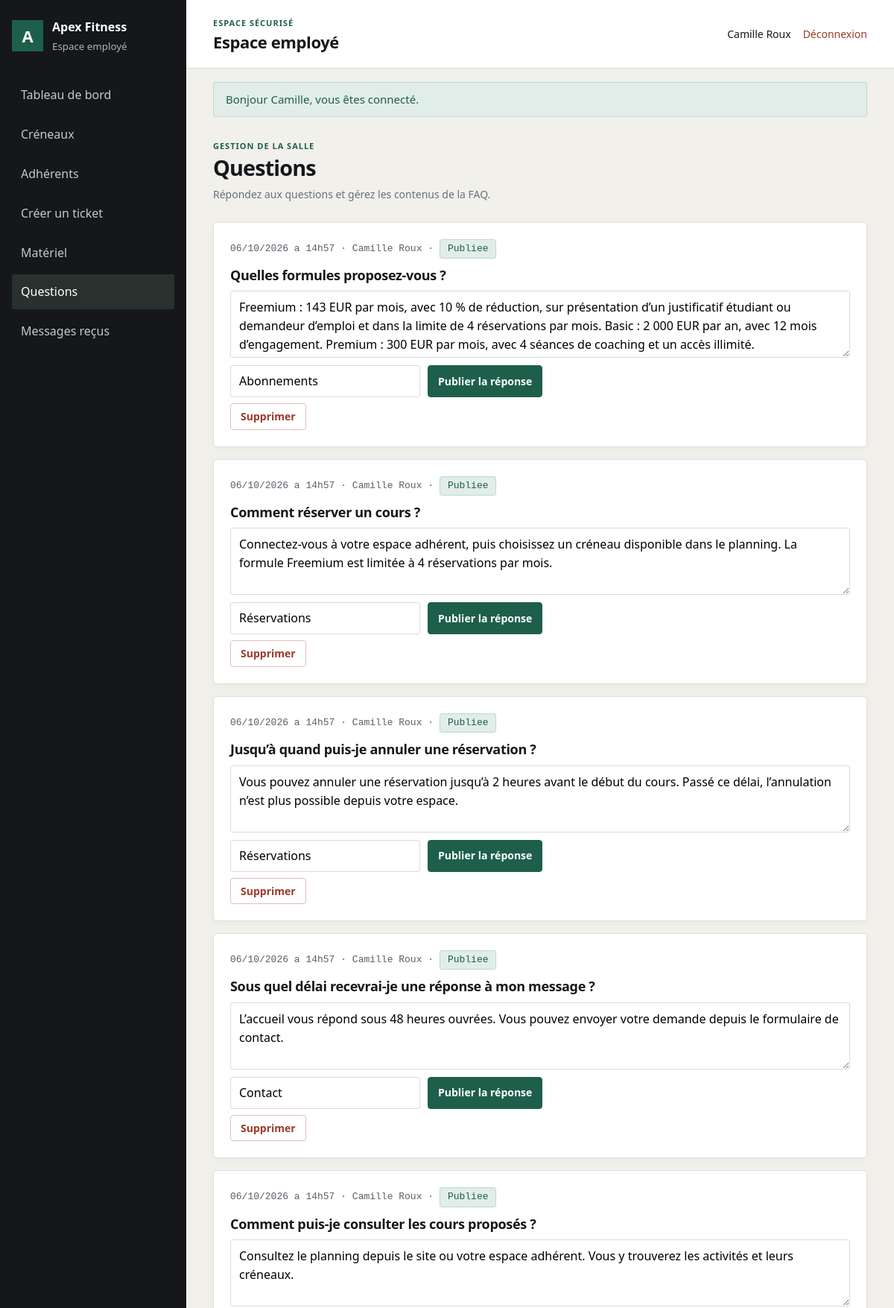
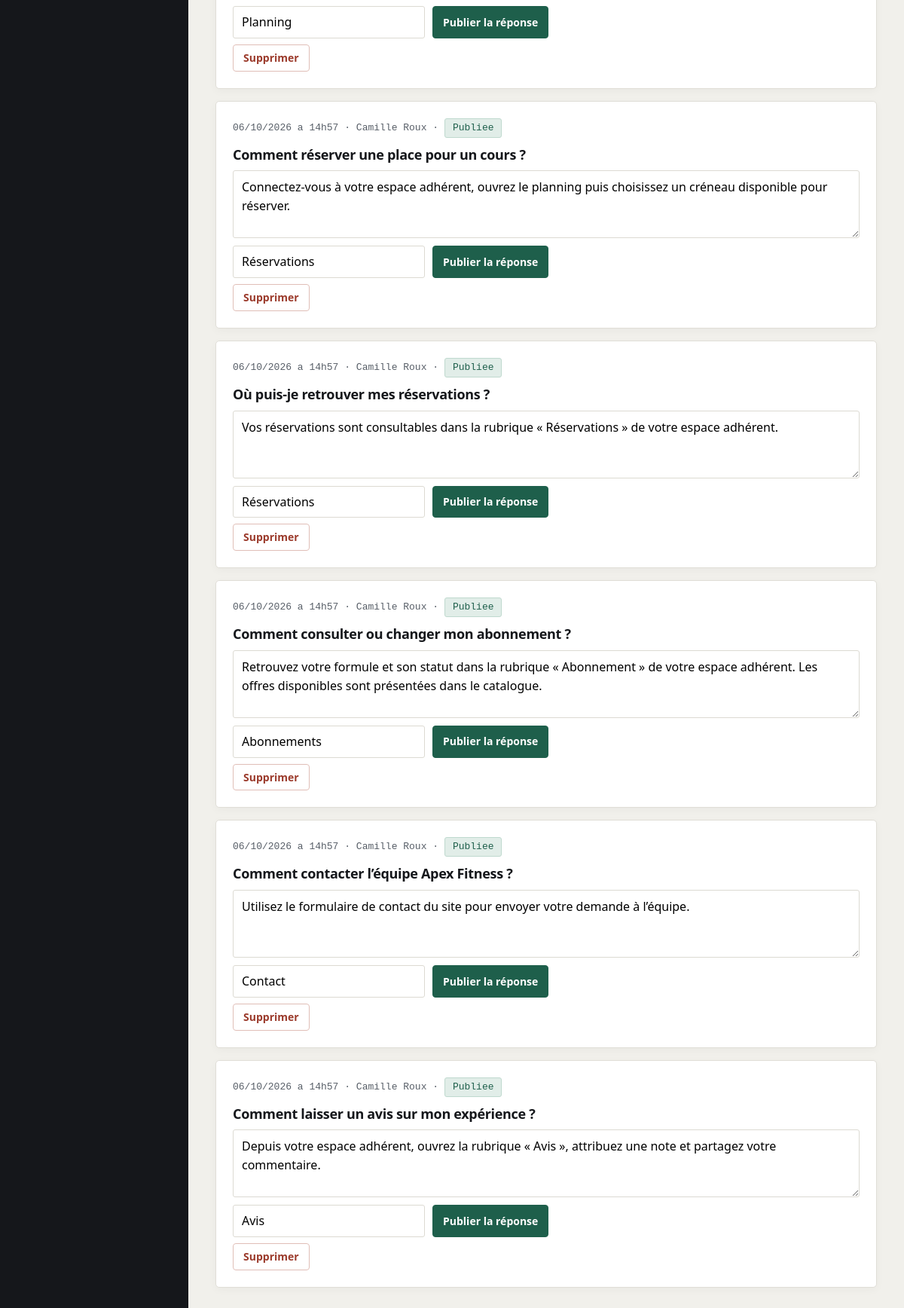
The page /index.php?route=employe/espace.php&onglet=faq (signed in) on the database its author committed (2 pictures, top to bottom).
### tables this page shows
CREATE TABLE utilisateur (
  NumUsers           INT AUTO_INCREMENT PRIMARY KEY,
  nomUsers           VARCHAR(60)  NOT NULL,
  prenomUsers        VARCHAR(60)  NOT NULL,
  mailUsers          VARCHAR(150) NOT NULL UNIQUE,
  telUsers           VARCHAR(20),
  passwordUsers      VARCHAR(255) NOT NULL,
  Date_CreationUsers DATETIME NOT NULL DEFAULT CURRENT_TIMESTAMP
);

CREATE TABLE faq (
  NumInteraction INT PRIMARY KEY,
  question       TEXT NOT NULL,
  reponse        TEXT,
  statut_faq     VARCHAR(20) NOT NULL DEFAULT 'En attente',
  categorie      VARCHAR(80) NOT NULL DEFAULT 'General',
  FOREIGN KEY (NumInteraction) REFERENCES interaction_adherent(NumInteraction) ON DELETE CASCADE
);

CREATE TABLE interaction_adherent (
  NumInteraction   INT AUTO_INCREMENT PRIMARY KEY,
  date_interaction DATETIME NOT NULL DEFAULT CURRENT_TIMESTAMP,
  type_interaction ENUM('AVIS','FAQ') NOT NULL,
  NumUsers         INT NOT NULL,
  FOREIGN KEY (NumUsers) REFERENCES adherent(NumUsers) ON DELETE CASCADE
);

### public/index.php (called while the page is built, shortened)
<?php
require_once __DIR__ . '/../config/function.php';
$requestPath = parse_url($_SERVER['REQUEST_URI'] ?? '/', PHP_URL_PATH);
$queryRoute = $_GET['route'] ?? null;
$requestPath = rawurldecode($requestPath);
$route = $queryRoute !== null ? rawurldecode($queryRoute) : trim($requestPath, '/');
$page = realpath(__DIR__ . '/' . $pages[$route]);
require $page;

### config/function.php (called while the page is built, shortened)
<?php
function db(): PDO
{
    static $pdo = null;
    if ($pdo === null) {
        $dsn = sprintf('mysql:host=%s;port=%d;dbname=%s;charset=utf8mb4', DB_HOST, DB_PORT, DB_NAME);
        try {
            $pdo = new PDO($dsn, DB_USER, DB_PASS, [
                PDO::ATTR_ERRMODE => PDO::ERRMODE_EXCEPTION,
                PDO::ATTR_DEFAULT_FETCH_MODE => PDO::FETCH_ASSOC,
                PDO::ATTR_EMULATE_PREPARES => false,
            ]);
        } catch (PDOException $exception) {
            http_response_code(500);
            exit('Connexion à la base impossible. Vérifiez config/config.php. Détail : ' . $exception->getMessage());
        }
    }
    return $pdo;
}
function e(?string $value): string
{
    return htmlspecialchars((string) $value, ENT_QUOTES | ENT_SUBSTITUTE, 'UTF-8');
}
function url(string $path): string
{
    $base = APP_BASE;
    if ($base === '') {
        $publicRoot = realpath(__DIR__ . '/../public');
        $webRoot = isset($_SERVER['DOCUMENT_ROOT']) ? realpath($_SERVER['DOCUMENT_ROOT']) : false;
        if ($publicRoot !== false && $webRoot !== false) {
            $webRoot = rtrim($webRoot, DIRECTORY_SEPARATOR);
        }
    }
    $base = rtrim($base, '/');
    $urlParts = parse_url($path);
    $route = ltrim($urlParts['path'] ?? '', '/');
    $query = [];
    if (isset($urlParts['query'])) {
        parse_str($urlParts['query'], $query);
    }
    if ($route === '') {
        return $base . '/';
    }
    if (str_starts_with($route, 'assets/')) {
        $assetUrl = $base . '/' . $route;
        return $assetUrl . (isset($urlParts['query']) ? '?' . $urlParts['query'] : '');
    }
    return $base . '/index.php?' . http_build_query(['route' => $route] + $query);
}
function flashs(): array
{
    $messages = $_SESSION['flash'] ?? [];
    return $messages;
}
function dateFr(?string $date, bool $withTime = false): string
{
    return date($withTime ? 'd/m/Y \a\ H\hi' : 'd/m/Y', strtotime($date));
}
function connecte(): bool
{
    return isset($_SESSION['user']);
}
function utilisateur(): ?array
{
    return $_SESSION['user'] ?? null;
}
function a_role(string $role): bool
{
    return connecte() && in_array($role, $_SESSION['user']['roles'], true);
}
function fonction_employe(?int $numUsers = null): ?string
{
    $numUsers ??= (int) utilisateur()['NumUsers'];
    $query = db()->prepare(
        'SELECT f.libellefonc
         FROM employe e JOIN fonction f ON f.Numfonc = e.Numfonc
         WHERE e.NumUsers = ?'
    );
    $query->execute([$numUsers]);
    return $query->fetchColumn() ?: null;
}
function est_technicien_maintenance(): bool
{
    return a_role('EMPLOYE') && fonction_employe() === 'Technicien maintenance';
}

### faq/controller/FaqController.php (called while the page is built, shortened)
<?php
require_once __DIR__ . '/../model/FaqDomain.php';
final class FaqController
{
    private Faq $faq;
    public function __construct(?Faq $faq = null)
    {
        $this->faq = $faq ?? new Faq();
    }
    public function questions(): array
    {
        return $this->faq->toutes();
    }
}

### interaction_adherent/model/interaction_adherent.php (called while the page is built, shortened)
<?php
require_once __DIR__ . '/../../config/function.php';
class InteractionAdherent
{
    public function __construct(int $numUtilisateur, string $typeInteraction, ?PDO $pdo = null)
    {
        $this->pdo = $pdo ?? db();
    }
}

### faq/model/FaqDomain.php (called while the page is built, shortened)
<?php
require_once __DIR__ . '/../../interaction_adherent/model/interaction_adherent.php';
final class Faq extends InteractionAdherent
{
    public function toutes(): array
    {
        return $this->pdo->query(
            'SELECT f.*, i.date_interaction, u.nomUsers, u.prenomUsers
             FROM faq f
             JOIN interaction_adherent i ON i.NumInteraction = f.NumInteraction
             LEFT JOIN utilisateur u ON u.NumUsers = i.NumUsers
             ORDER BY (f.statut_faq = \'En attente\') DESC, i.date_interaction DESC'
        )->fetchAll();
    }
}

### employe/espace.php (the view, shortened to what this page needs)
<?php
require_once __DIR__ . '/../config/function.php';
require_once __DIR__ . '/../faq/controller/FaqController.php';
$onglet = $_GET['onglet'] ?? 'tableau';
$pdo    = db();
$faq = new FaqController();
$maintenance = est_technicien_maintenance();
$pdo->exec(
  'CREATE TABLE IF NOT EXISTS intervention (
    Numintervention INT AUTO_INCREMENT PRIMARY KEY,
    date_intervention DATETIME NOT NULL DEFAULT CURRENT_TIMESTAMP,
    commentaire TEXT NULL,
    Nummaint INT NOT NULL,
    NumUsers INT NOT NULL,
    Numstatut INT NOT NULL,
    FOREIGN KEY (Nummaint) REFERENCES demande_maintenance(Nummaint) ON DELETE CASCADE,
    FOREIGN KEY (NumUsers) REFERENCES employe(NumUsers),
    FOREIGN KEY (Numstatut) REFERENCES statut_maintenance(Numstatut)
  ) ENGINE=InnoDB'
);
$stats = [
    'adherents' => (int) $pdo->query(
    "SELECT COUNT(*) FROM adherent WHERE Date_finadh IS NULL OR Date_finadh >= CURDATE()"
  )->fetchColumn(),
    'reservations' => (int) $pdo->query(
        "SELECT COUNT(*) FROM reservation r JOIN activite a ON a.Numactivite=r.Numactivite
         WHERE DATE(a.date_heure_debut)=CURDATE() AND r.statut_reservation<>'Annulee'"
    )->fetchColumn(),
    'creneaux' => (int) $pdo->query(
        'SELECT COUNT(*) FROM activite WHERE DATE(date_heure_debut)=CURDATE()'
    )->fetchColumn(),
    'dispo' => (int) $pdo->query(
        "SELECT COUNT(*) FROM equipement e JOIN statut s ON s.Numstatut=e.Numstatut WHERE s.libelle_statut='Disponible'")->fetchColumn(),
    'maint' => (int) $pdo->query(
        "SELECT COUNT(*) FROM equipement e JOIN statut s ON s.Numstatut=e.Numstatut WHERE s.libelle_statut='Maintenance'")->fetchColumn(),
    'hs' => (int) $pdo->query(
        "SELECT COUNT(*) FROM equipement e JOIN statut s ON s.Numstatut=e.Numstatut WHERE s.libelle_statut='Hors service'")->fetchColumn(),
];
$remplissage = $pdo->query(
  "SELECT a.*, a.titre AS libelleact,
      (SELECT COUNT(*) FROM reservation r
       WHERE r.Numactivite = a.Numactivite AND r.statut_reservation <> 'Annulee') AS places_prises
   FROM activite a
   WHERE DATE(a.date_heure_debut) = CURDATE()
   ORDER BY a.date_heure_debut"
)->fetchAll();
$adherents = $pdo->query(
  "SELECT ad.*, u.nomUsers, u.prenomUsers, u.mailUsers, u.telUsers,
      CASE WHEN ad.Date_finadh IS NULL OR ad.Date_finadh >= CURDATE()
         THEN 'Actif' ELSE 'Expire' END AS statut_adherent,
      (SELECT abo.libelle_abo
       FROM souscrire su
       JOIN abonnement abo ON abo.Numabo = su.Numabo
       WHERE su.NumUsers = ad.NumUsers AND su.statut_souscription = 'En cours'
       ORDER BY su.date_debut DESC LIMIT 1) AS libelle_abo
   FROM adherent ad
   JOIN utilisateur u ON u.NumUsers = ad.NumUsers
   ORDER BY u.nomUsers, u.prenomUsers"
)->fetchAll();
$questionsFaq = $faq->questions();
$employeUser = utilisateur();
$flashMessages = flashs();
$titresOnglets = [
  'tableau' => 'Tableau de bord',
  'creneaux' => 'Créneaux',
  'adherents' => 'Adhérents',
  'creer-ticket' => 'Créer un ticket',
  'materiel' => 'Matériel',
  'maintenance' => 'Gestion des tickets',
  'faq' => 'Questions',
  'messages' => 'Messages reçus',
];
?>
<!DOCTYPE html>
<html lang="fr">
<head>
  <link rel="stylesheet" href="<?= e(url('assets/css/style.css')) ?>">
  <link rel="stylesheet" href="<?= e(url('assets/css/pages/admin.css')) ?>">
</head>
<body class="admin-page employee-page">
<div class="admin-shell">
  <aside class="admin-sidebar">
    <a class="admin-brand" href="<?= e(url('employe/espace.php?onglet=' . ($maintenance ? 'maintenance' : 'tableau'))) ?>">
      <span class="admin-brand-mark">A</span>
      <span><strong>Apex Fitness</strong><small><?= $maintenance ? 'Maintenance' : 'Espace employé' ?></small></span>
    </a>
    <nav class="admin-navigation" aria-label="<?= $maintenance ? 'Menu maintenance' : 'Menu employé' ?>">
      <?php foreach ($titresOnglets as $cle => $lib): ?>
        <?php if (($maintenance && $cle !== 'maintenance') || (!$maintenance && $cle === 'maintenance')) continue; ?>
        <a href="<?= e(url('employe/espace.php?onglet=' . $cle)) ?>" <?= $onglet === $cle ? 'aria-current="page"' : '' ?>><?= e($lib) ?></a>
      <?php endforeach; ?>
    </nav>
  </aside>
  <div class="admin-main">
    <div class="admin-topbar">
      <div>
        <p class="admin-eyebrow">ESPACE SÉCURISÉ</p>
        <h1><?= $maintenance ? 'Maintenance' : 'Espace employé' ?></h1>
      </div>
      <div class="admin-account">
        <span><?= e(($employeUser['prenomUsers'] ?? '') . ' ' . ($employeUser['nomUsers'] ?? '')) ?></span>
        <a href="<?= e(url('utilisateur/deconnexion.php')) ?>">Déconnexion</a>
      </div>
    </div>
    <?php if ($flashMessages): ?>
      <div class="admin-flashes">
        <?php foreach ($flashMessages as $message): ?>
          <p class="flash flash-<?= e($message['type']) ?>"><?= e($message['message']) ?></p>
        <?php endforeach; ?>
      </div>
    <?php endif; ?>
    <main class="admin-content">
      <div class="admin-heading">
        <div>
          <p class="admin-eyebrow"><?= $maintenance ? 'SUIVI DES INTERVENTIONS' : 'GESTION DE LA SALLE' ?></p>
          <h2><?= e($titresOnglets[$onglet] ?? 'Espace employé') ?></h2>
          <p class="employee-page-description"><?= e([
            'tableau' => 'Retrouvez en un coup d’œil les indicateurs et l’activité du club aujourd’hui.',
            'creneaux' => 'Planifiez les séances et consultez leur occupation.',
            'adherents' => 'Consultez les informations et le statut des adhérents.',
            'creer-ticket' => 'Signalez un problème matériel à l’équipe de maintenance.',
            'materiel' => 'Consultez l’inventaire et suivez les tickets que vous avez signalés.',
            'maintenance' => 'Suivez les demandes et consignez chaque intervention.',
            'faq' => 'Répondez aux questions et gérez les contenus de la FAQ.',
            'messages' => 'Consultez les échanges et répondez aux adhérents.',
          ][$onglet] ?? '') ?></p>
        </div>
      </div>
<?php if ($onglet === 'tableau'): ?>
  <div class="compteurs">
    <div class="compteur"><div class="v"><?= $stats['adherents'] ?></div><div class="k">adhérents actifs</div></div>
    <div class="compteur"><div class="v"><?= $stats['reservations'] ?></div><div class="k">réservations aujourd'hui</div></div>
    <div class="compteur"><div class="v"><?= $stats['creneaux'] ?></div><div class="k">créneaux aujourd'hui</div></div>
    <div class="compteur"><div class="v"><?= $stats['dispo'] ?></div><div class="k">matériel disponible</div></div>
    <div class="compteur warn"><div class="v"><?= $stats['maint'] ?></div><div class="k">en maintenance</div></div>
    <div class="compteur bad"><div class="v"><?= $stats['hs'] ?></div><div class="k">hors service</div></div>
  </div>
  <div class="barres">
    <h2 style="font-size:17px">Taux de remplissage du jour</h2>
    <?php if (!$remplissage): ?>
      <p class="muted">Aucun créneau programmé aujourd'hui.</p>
    <?php else: foreach ($remplissage as $r):
        $pct = $r['capacite_max'] > 0 ? round($r['places_prises'] / $r['capacite_max'] * 100) : 0; ?>
      <div class="barre">
        <span><?= e($r['libelleact']) ?></span>
        <span class="piste"><span class="part" style="width:<?= $pct ?>%"></span></span>
        <span class="n"><?= (int) $r['places_prises'] ?>/<?= (int) $r['capacite_max'] ?></span>
      </div>
    <?php endforeach; endif; ?>
  </div>
<?php elseif ($onglet === 'creneaux'): ?>
  <?php $mode = 'employe'; require __DIR__ . '/../planning/view/planning.php'; ?>
<?php elseif ($onglet === 'messages'): ?>
  <?php require __DIR__ . '/../message_contact/view/admin-messages.php'; ?>
<?php else: ?>
  <?php if (!$questionsFaq): ?>
    <div class="vide">Aucune question posée pour le moment.</div>
  <?php else: foreach ($questionsFaq as $q): ?>
    <article class="carte" style="margin-bottom:14px">
      <p class="mono">
        <?= dateFr($q['date_interaction'], true) ?> &middot;
        <?= $q['nomUsers'] ? e($q['prenomUsers'] . ' ' . $q['nomUsers']) : 'Rédaction interne' ?> &middot;
        <span class="tag <?= $q['statut_faq'] === 'Publiee' ? 'tag-ok' : 'tag-warn' ?>"><?= e($q['statut_faq']) ?></span>
      </p>
      <h3><?= e($q['question']) ?></h3>
      <form method="post" style="display:grid;gap:10px;margin-top:10px">
        <textarea name="reponse" placeholder="Rédigez la réponse publiée sur la page FAQ"
                  style="min-height:90px;padding:9px 11px;border:1px solid #DCDAD2;border-radius:3px"><?= e($q['reponse'] ?? '') ?></textarea>
        <div style="display:flex;gap:10px;flex-wrap:wrap">
          <input type="text" name="categorie" value="<?= e($q['categorie']) ?>" placeholder="Catégorie"
                 style="padding:8px 11px;border:1px solid #DCDAD2;border-radius:3px">
          <button class="btn btn-sm btn-vert" type="submit">Publier la réponse</button>
        </div>
      </form>
      <form method="post" style="margin-top:8px">
        <button class="btn btn-sm btn-danger" type="submit" data-confirme="Supprimer cette question ?">Supprimer</button>
      </form>
    </article>
  <?php endforeach; endif; ?>
<?php endif; ?>
    </main>
  </div>
</div>
</body>
</html>

### rows shown on the page
utilisateur: prenomUsers+nomUsers "Camille Roux"
faq: NumInteraction.date_interaction "06/10/2026 a 14h57", utilisateur.prenomUsers+nomUsers "Camille Roux", statut_faq "Publiee", question "Quelles formules proposez-vous ?", reponse "Freemium : 143 EUR par mois, avec 10 % de réduction, sur présentation d’un justificatif étudiant ou demandeur d’emploi et dans la limite de 4 réservations par mois. Basic : 2 000 EUR par an, avec 12 mois d’engagement. Premium : 300 EUR par mois, avec 4 séances de coaching et un accès illimité.", categorie "Abonnements"
faq: NumInteraction.date_interaction "06/10/2026 a 14h57", utilisateur.prenomUsers+nomUsers "Camille Roux", statut_faq "Publiee", question "Comment réserver un cours ?", reponse "Connectez-vous à votre espace adhérent, puis choisissez un créneau disponible dans le planning. La formule Freemium est limitée à 4 réservations par mois.", categorie "Réservations"
faq: NumInteraction.date_interaction "06/10/2026 a 14h57", utilisateur.prenomUsers+nomUsers "Camille Roux", statut_faq "Publiee", question "Jusqu’à quand puis-je annuler une réservation ?", reponse "Vous pouvez annuler une réservation jusqu’à 2 heures avant le début du cours. Passé ce délai, l’annulation n’est plus possible depuis votre espace.", categorie "Réservations"
faq: NumInteraction.date_interaction "06/10/2026 a 14h57", utilisateur.prenomUsers+nomUsers "Camille Roux", statut_faq "Publiee", question "Sous quel délai recevrai-je une réponse à mon message ?", reponse "L’accueil vous répond sous 48 heures ouvrées. Vous pouvez envoyer votre demande depuis le formulaire de contact.", categorie "Contact"
faq: NumInteraction.date_interaction "06/10/2026 a 14h57", utilisateur.prenomUsers+nomUsers "Camille Roux", statut_faq "Publiee", question "Comment puis-je consulter les cours proposés ?", reponse "Consultez le planning depuis le site ou votre espace adhérent. Vous y trouverez les activités et leurs créneaux.", categorie "Planning"
faq: NumInteraction.date_interaction "06/10/2026 a 14h57", utilisateur.prenomUsers+nomUsers "Camille Roux", statut_faq "Publiee", question "Comment réserver une place pour un cours ?", reponse "Connectez-vous à votre espace adhérent, ouvrez le planning puis choisissez un créneau disponible pour réserver.", categorie "Réservations"
faq: NumInteraction.date_interaction "06/10/2026 a 14h57", utilisateur.prenomUsers+nomUsers "Camille Roux", statut_faq "Publiee", question "Où puis-je retrouver mes réservations ?", reponse "Vos réservations sont consultables dans la rubrique « Réservations » de votre espace adhérent.", categorie "Réservations"
faq: NumInteraction.date_interaction "06/10/2026 a 14h57", utilisateur.prenomUsers+nomUsers "Camille Roux", statut_faq "Publiee", question "Comment consulter ou changer mon abonnement ?", reponse "Retrouvez votre formule et son statut dans la rubrique « Abonnement » de votre espace adhérent. Les offres disponibles sont présentées dans le catalogue.", categorie "Abonnements"
faq: NumInteraction.date_interaction "06/10/2026 a 14h57", utilisateur.prenomUsers+nomUsers "Camille Roux", statut_faq "Publiee", question "Comment contacter l’équipe Apex Fitness ?", reponse "Utilisez le formulaire de contact du site pour envoyer votre demande à l’équipe.", categorie "Contact"
faq: NumInteraction.date_interaction "06/10/2026 a 14h57", utilisateur.prenomUsers+nomUsers "Camille Roux", statut_faq "Publiee", question "Comment laisser un avis sur mon expérience ?", reponse "Depuis votre espace adhérent, ouvrez la rubrique « Avis », attribuez une note et partagez votre commentaire.", categorie "Avis"

### other values the page prints
$lib "Tableau de bord"
$lib "Créneaux"
$lib "Adhérents"
$lib "Créer un ticket"
$lib "Matériel"
$lib "Questions"
$lib "Messages reçus"
$message['message'] "Bonjour Camille, vous êtes connecté."
$titresOnglets[$onglet] "Questions"
